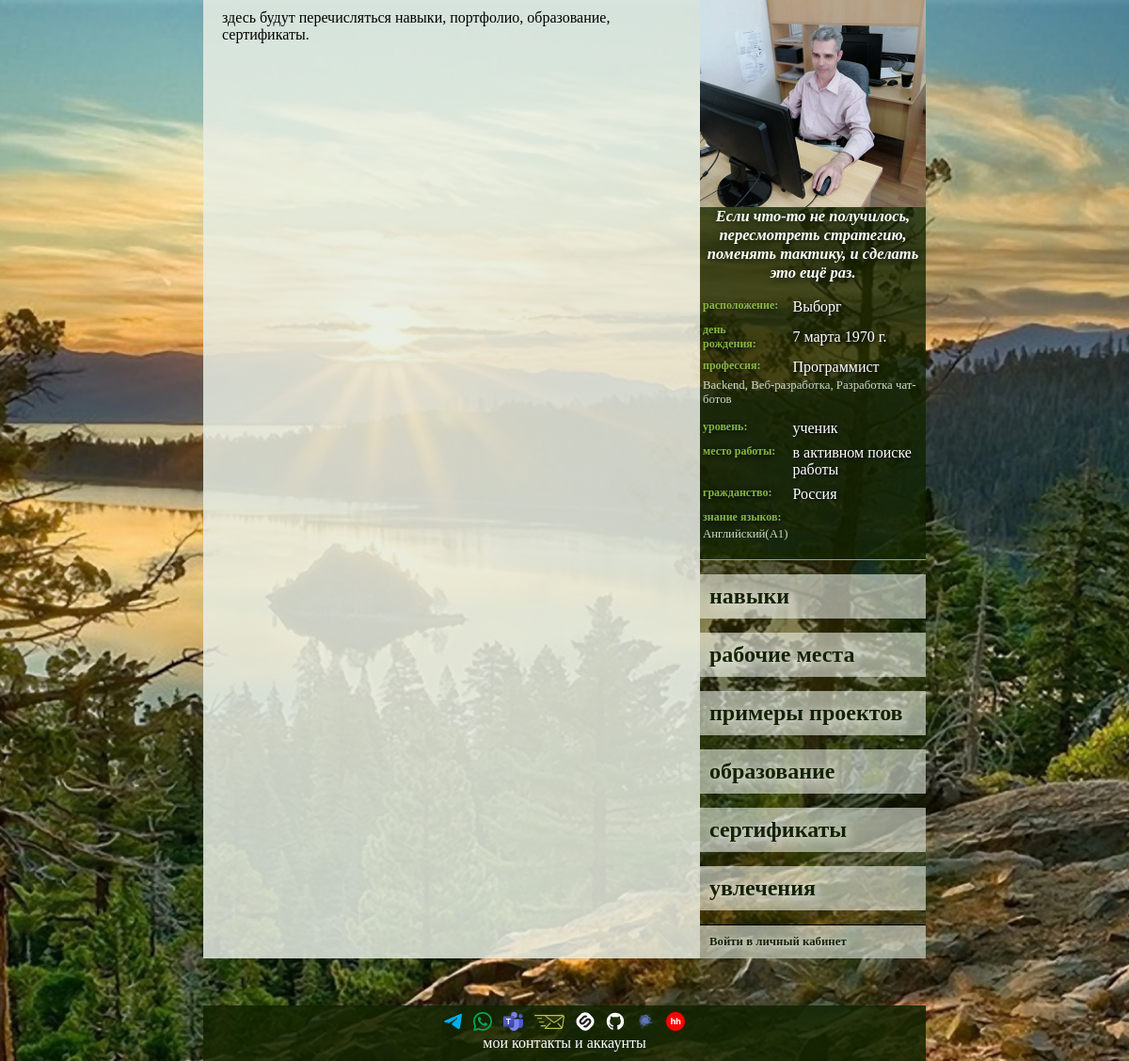
The page /1/data/all on the database its author committed.
### new/models.py (models this page shows)
class MyUser(AbstractUser):
    PROFESSIONAL_LEVELS = {
        "": "— Нет никакого —",
        "LR": "ученик",
        "BR": "начинающий",
        "LL": "небольшой опыт",
        "EX": "опыт есть",
        "PR": "профессионал",
        "SP": "супер-профессионал",
        "HB": "хобби",
    }
    BIOLOGICAL_SEX = {
        "": "— Не выбран —",
        "F": "женский",
        "M": "мужской"
    }
    photo = models.ImageField(
        "Собственное изображение",
        upload_to="user_s_photo/",
        null=True,
        blank=True,
    )
    biological_sex = models.CharField(
        max_length=1,
        choices=BIOLOGICAL_SEX,
        null=True,
        blank=True,
        verbose_name="Пол",
    )
    patronymic = models.CharField(max_length=100, verbose_name="Отчество", null=True, blank=True)
    birthday = models.DateField(null=True, blank=True, verbose_name="День рождения")
    citizenship = models.ForeignKey(
        CountryOfConsignment, on_delete=models.SET_NULL, null=True, blank=True, verbose_name="Гражданство"
    )
    city = models.ForeignKey(City, on_delete=models.SET_NULL, null=True, blank=True, verbose_name="Город")
    profession = models.ForeignKey(
        Profession, on_delete=models.SET_NULL, null=True, blank=True, verbose_name="Профессия"
    )
    specialization_professions = models.ManyToManyField(
        SupplementProfession,
        blank=True,
        related_name="supplement_user",
        verbose_name="Специализация",
    )
    the_level_of_professionalism = models.CharField(
        max_length=2,
        choices=PROFESSIONAL_LEVELS,
        null=True,
        blank=True,
        verbose_name="Уровень профессионализма",
    )
    job = models.ForeignKey(
        Organization,
        on_delete=models.SET_NULL,
        null=True,
        blank=True,
        verbose_name="Текущее место работы",
    )
    languages = models.ManyToManyField(
        Language,
        blank=True,
        related_name="knowledge_of_foreign_languages",
        verbose_name="Знание языков",
    )
    motto = models.CharField(max_length=1000, verbose_name="Мой девиз", null=True, blank=True)
    about_me = models.TextField(verbose_name="Обо мне", null=True, blank=True)

class City(models.Model):
    name = models.CharField(max_length=100, unique=True, verbose_name="Название")
    class Meta:
        ordering = ["name"]
        verbose_name = "Название города"
        verbose_name_plural = "Названия городов"
    def __str__(self):
        return self.name

class Profession(models.Model):
    name = models.CharField(max_length=100, unique=True, verbose_name="Название")
    supplement_the_profession_of_the_user = models.ManyToManyField(
        SupplementProfession,
        related_name="supplement_profession"
    )
    class Meta:
        ordering = ["name"]
        verbose_name = "Профессия"
        verbose_name_plural = "Профессии"
    def __str__(self):
        return self.name

class SupplementProfession(models.Model):
    name = models.CharField(max_length=100, unique=True, verbose_name="Наименование")
    class Meta:
        ordering = ["name"]
        verbose_name = "Специализация"
        verbose_name_plural = "Специализации"
    def __str__(self):
        return self.name

class Organization(models.Model):
    name = models.CharField(max_length=100, unique=True, verbose_name="Название")
    city = models.ForeignKey(City, on_delete=models.SET_NULL, null=True, blank=True, verbose_name="Город")
    class Meta:
        ordering = ["name"]
        verbose_name = "Организация"
        verbose_name_plural = "Организации"
    def __str__(self):
        return self.name

class CountryOfConsignment(models.Model):
    name = models.CharField(max_length=100, unique=True, verbose_name="Название")
    state_flag = models.ImageField("Государственный флаг", upload_to="flag/", null=True, blank=True)
    class Meta:
        ordering = ["name"]
        verbose_name = "Название страны"
        verbose_name_plural = "Названия стран"
    def __str__(self):
        return self.name

class Language(models.Model):
    LANGUAGE_LEVEL = {
        "A1": "начальный",
        "A2": "элементарный",
        "B1": "средний",
        "B2": "выше среднего",
        "C1": "продвинутый",
        "C2": "профессиональный",
    }
    name = models.CharField(max_length=100, verbose_name="Язык")
    level = models.CharField(
        max_length=2,
        choices=LANGUAGE_LEVEL,
        verbose_name="уровень",
        default="A1"
    )
    class Meta:
        ordering = ["name"]
        verbose_name = "Иностранный язык"
        verbose_name_plural = "Иностранные языки"
    def __str__(self):
        return f"{self.name}({self.level})"

### new/views.py (the view)
# urls.py: path('1/data/all', skills, name="отобразить всё"),
def skills(request):
    context = {
        "i_am": MyUser.objects.get(id=1),
    }
    return render(request, 'new/display_data.html', context=context)

### new/templates/new/display_data.html (shortened to what this page needs)
{%extends 'base.html'%}
{% block body %}
здесь будут перечисляться навыки, портфолио, образование, сертификаты.
{% endblock body %}

### new/templates/new/main_info.html
{% load static %}
{% if myuser %}
	<div class="photo">{% if myuser.photo %}
		<a href="/{{ myuser.id }}">
			<img
					src="{% static ''|add:myuser.photo.url %}"
					alt="Личная фотография"
			>
		</a>
		{% else %}
		<img
				src="{% static 'images/user_s_photo/default.jpg' %}"
				alt="Фото по умолчанию"
		>
		{% endif %}
	</div>
	<div class="motto">
		{% if myuser.motto %}
			{{ myuser.motto }}
		{% else %}
			у пользователя нет девиза
		{% endif %}
	</div>
	<table class="ind_info">
		<tbody class="tbl_info">
			{% if myuser.city %}
			<tr>
				<td class="left_column">расположение:</td>
				<td class="right_column">{{ myuser.city }}</td>
			</tr>
			{% endif %}
			{% if myuser.birthday %}
			<tr>
				<td class="left_column">день рождения:</td>
				<td class="right_column">{{ myuser.birthday }}</td>
			</tr>
			{% endif %}
			{% if myuser.profession %}
			<tr>
				<td class="left_column">профессия:</td>
				<td class="right_column">{{ myuser.profession }}</td>
			</tr>
			{% endif %}
            {% if myuser.profession %}
                {% if myuser.specialization_professions %}
                    <tr>
                        <td colspan="2" class="uni_cells">
                            {{ myuser.specialization_professions.all|join:", " }}
                        </td>
                    </tr>
                {% endif %}
            {% endif %}
			{% if myuser.get_the_level_of_professionalism_display %}
			<tr>
				<td class="left_column">уровень:</td>
				<td class="right_column">{{ myuser.get_the_level_of_professionalism_display }}</td>
			</tr>
			{% endif %}
			{% if myuser.job %}
			<tr>
				<td class="left_column">место работы:</td>
				<td class="right_column">{{ myuser.job }}</td>
			</tr>
			{% endif %}
			{% if myuser.citizenship %}
			<tr>
				<td class="left_column">гражданство:</td>
				<td class="right_column">{{ myuser.citizenship }}</td>
			</tr>
			{% endif %}
			{% if myuser.languages.all %}
			<tr>
				<td colspan="2" class="left_column">знание языков:</td>
			</tr>
			<tr>
				<td colspan="2" class="uni_cells">
					{{ myuser.languages.all|join:", " }}
				</td>
			</tr>
			{% endif %}
		</tbody>
	</table>
{% endif %}

### static/CSS/style.css (style rules this page uses)
body { background-color: #d6ffe3; background-image: url("../images/background.jpg"); background-repeat: no-repeat; background-position: center center; background-attachment: fixed; background-size: cover; max-width: 768px; margin: auto; }

### static/CSS/individual_data.css (style rules this page uses)
.photo { height: 220px; }
.photo img { object-fit: cover; width: 100%; height: 100%; }
.motto { padding: 0 3px; text-align: center; font-size: 1.03em; font-style: italic; font-weight: bold; color: white; text-shadow: 0.09em 0.09em 0.5em #011000; }
.ind_info { width: 100%; margin-bottom: 15px; padding: 10px 0; border-bottom: 0.1em solid #87b742; }
.tbl_info { vertical-align: top; }
td { padding-top: 5px; }
.left_column { font-size: 0.75em; font-weight: bold; padding-right: 10px; color: #87b742; text-shadow: 0.1em 0.1em 0.5em #000; }
.uni_cells { font-size: 0.8em; padding-bottom: 7px; padding-top: 0; text-align: left; color: #ccdbc9; }
.right_column { vertical-align: middle; color: white; text-shadow: 0.09em 0.09em 0.2em #000; }

### rows shown on the page
MyUser: photo (picture), motto "Если что-то не получилось, пересмотреть стратегию, поменять тактику, и сделать это ещё раз.", city "Выборг", birthday "7 марта 1970 г.", profession "Программист", specialization_professions.all "Backend, Веб-разработка, Разработка чат-ботов", the_level_of_professionalism "ученик", job "в активном поиске работы", citizenship "Россия", languages.all "Английский(A1)"
